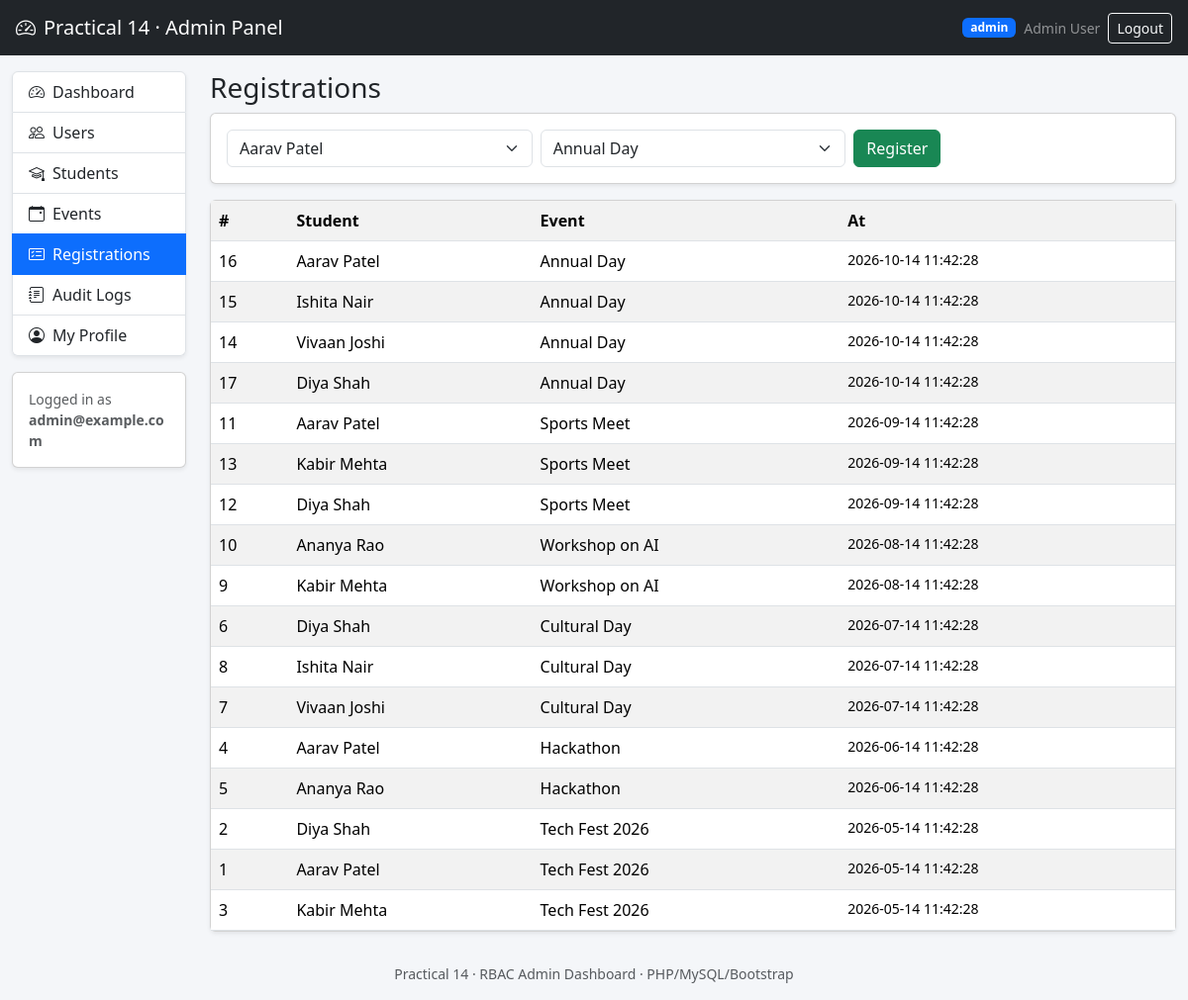
/admin/registrations.php (signed in), run on the app's committed database.
### tables this page shows
CREATE TABLE IF NOT EXISTS menus (
  id INT AUTO_INCREMENT PRIMARY KEY,
  label VARCHAR(80) NOT NULL,
  url VARCHAR(255) NOT NULL,
  icon VARCHAR(80) NOT NULL DEFAULT 'bi-circle',
  allowed_roles VARCHAR(100) NOT NULL DEFAULT 'admin',
  sort_order INT NOT NULL DEFAULT 0,
  is_active TINYINT(1) NOT NULL DEFAULT 1
);

CREATE TABLE IF NOT EXISTS registrations (
  id INT AUTO_INCREMENT PRIMARY KEY,
  student_id INT NOT NULL,
  event_id INT NOT NULL,
  registered_at TIMESTAMP DEFAULT CURRENT_TIMESTAMP,
  FOREIGN KEY (student_id) REFERENCES students(id) ON DELETE CASCADE,
  FOREIGN KEY (event_id) REFERENCES events(id) ON DELETE CASCADE,
  UNIQUE KEY uq_reg (student_id, event_id)
);

CREATE TABLE IF NOT EXISTS students (
  id INT AUTO_INCREMENT PRIMARY KEY,
  user_id INT NULL,
  name VARCHAR(100) NOT NULL,
  email VARCHAR(150) NOT NULL,
  course VARCHAR(100) NOT NULL DEFAULT 'BCA',
  created_at TIMESTAMP DEFAULT CURRENT_TIMESTAMP,
  FOREIGN KEY (user_id) REFERENCES users(id) ON DELETE SET NULL
);

CREATE TABLE IF NOT EXISTS events (
  id INT AUTO_INCREMENT PRIMARY KEY,
  title VARCHAR(150) NOT NULL,
  event_date DATE NOT NULL,
  location VARCHAR(150) NOT NULL DEFAULT 'Main Hall',
  created_at TIMESTAMP DEFAULT CURRENT_TIMESTAMP
);

### admin/registrations.php (the view, shortened to what this page needs)
<?php
require_once __DIR__ . '/../includes/auth.php';
require_once __DIR__ . '/../includes/menu.php';
$list=$conn->query("SELECT r.id,s.name AS student,e.title AS event,r.registered_at FROM registrations r JOIN students s ON s.id=r.student_id JOIN events e ON e.id=r.event_id ORDER BY r.registered_at DESC LIMIT 100");
$students=$conn->query("SELECT id,name FROM students ORDER BY name");
$events=$conn->query("SELECT id,title FROM events ORDER BY title");
include __DIR__.'/../includes/header.php';
?>
<h3>Registrations</h3>
<div class="card shadow-sm mb-3"><div class="card-body"><form method="post" class="row g-2">
<div class="col-md-4"><select name="student_id" class="form-select"><?php while($s=$students->fetch_assoc()): ?><option value="<?= $s['id'] ?>"><?= htmlspecialchars($s['name']) ?></option><?php endwhile; ?></select></div>
<div class="col-md-4"><select name="event_id" class="form-select"><?php while($e=$events->fetch_assoc()): ?><option value="<?= $e['id'] ?>"><?= htmlspecialchars($e['title']) ?></option><?php endwhile; ?></select></div>
<div class="col-md-4"><button class="btn btn-success">Register</button></div></form></div></div>
<div class="card shadow-sm"><div class="table-responsive"><table class="table table-striped mb-0">
<tr><th>#</th><th>Student</th><th>Event</th><th>At</th></tr>
<?php while($r=$list->fetch_assoc()): ?><tr><td><?= $r['id'] ?></td><td><?= htmlspecialchars($r['student']) ?></td><td><?= htmlspecialchars($r['event']) ?></td><td class="small"><?= $r['registered_at'] ?></td></tr><?php endwhile; ?>
</table></div></div>
<?php include __DIR__.'/../includes/footer.php'; ?>

### includes/menu.php (shortened to what this page needs)
<?php
function render_menu($conn, $active = '') {
    $out = '';
    $res = $conn->query("SELECT label, url, icon, allowed_roles FROM menus WHERE is_active=1 ORDER BY sort_order");
    while ($m = $res->fetch_assoc()) {
        $isActive = ($active === $m['label']) ? 'active' : '';
        $label = htmlspecialchars($m['label']);
        $url   = htmlspecialchars($m['url']);
        $icon  = htmlspecialchars($m['icon']);
        $out .= "<a href=\"{$url}\" class=\"list-group-item list-group-item-action {$isActive}\"><i class=\"bi {$icon} me-2\"></i>{$label}</a>";
    }
    return $out;
}

### includes/header.php (style rules this page uses)
body { background:#f4f6f9 }

### data on the page
menus: label "Dashboard"
menus: label "Users"
menus: label "Students"
menus: label "Events"
menus: label "Registrations"
menus: label "Audit Logs"
menus: label "My Profile"
registrations: id "16", student.name "Aarav Patel", event.title "Annual Day", registered_at "2026-10-14 11:42:28"
registrations: id "15", student.name "Ishita Nair", event.title "Annual Day", registered_at "2026-10-14 11:42:28"
registrations: id "14", student.name "Vivaan Joshi", event.title "Annual Day", registered_at "2026-10-14 11:42:28"
registrations: id "17", student.name "Diya Shah", event.title "Annual Day", registered_at "2026-10-14 11:42:28"
registrations: id "11", student.name "Aarav Patel", event.title "Sports Meet", registered_at "2026-09-14 11:42:28"
registrations: id "13", student.name "Kabir Mehta", event.title "Sports Meet", registered_at "2026-09-14 11:42:28"
registrations: id "12", student.name "Diya Shah", event.title "Sports Meet", registered_at "2026-09-14 11:42:28"
registrations: id "10", student.name "Ananya Rao", event.title "Workshop on AI", registered_at "2026-08-14 11:42:28"
registrations: id "9", student.name "Kabir Mehta", event.title "Workshop on AI", registered_at "2026-08-14 11:42:28"
registrations: id "6", student.name "Diya Shah", event.title "Cultural Day", registered_at "2026-07-14 11:42:28"
registrations: id "8", student.name "Ishita Nair", event.title "Cultural Day", registered_at "2026-07-14 11:42:28"
registrations: id "7", student.name "Vivaan Joshi", event.title "Cultural Day", registered_at "2026-07-14 11:42:28"
registrations: id "4", student.name "Aarav Patel", event.title "Hackathon", registered_at "2026-06-14 11:42:28"
registrations: id "5", student.name "Ananya Rao", event.title "Hackathon", registered_at "2026-06-14 11:42:28"
registrations: id "2", student.name "Diya Shah", event.title "Tech Fest 2026", registered_at "2026-05-14 11:42:28"
registrations: id "1", student.name "Aarav Patel", event.title "Tech Fest 2026", registered_at "2026-05-14 11:42:28"
registrations: id "3", student.name "Kabir Mehta", event.title "Tech Fest 2026", registered_at "2026-05-14 11:42:28"

### other printed values
$_SESSION['user']['role'] "admin"
$_SESSION['user']['name'] "Admin User"
$_SESSION['user']['email'] "admin@example.com"
form field student_id "Aarav Patel"
form field event_id "Annual Day"
